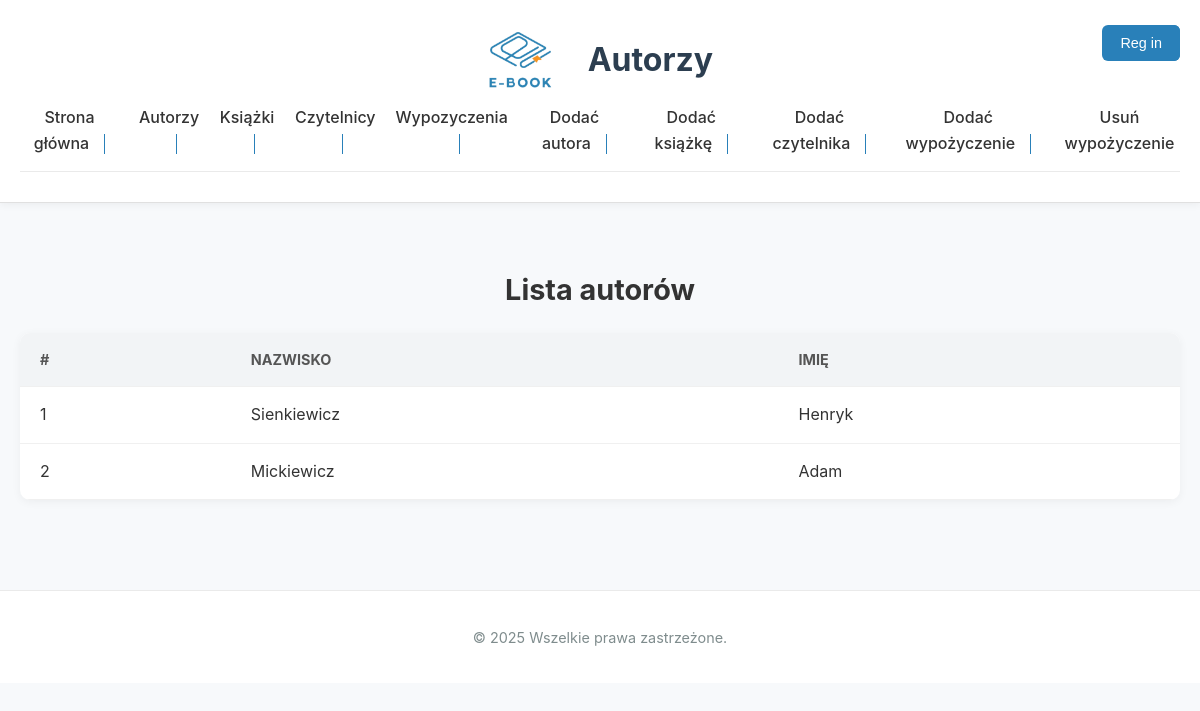
The page /Main/autorzy.php on the database its author committed.
### tables this page shows
CREATE TABLE autor (
    id INT AUTO_INCREMENT PRIMARY KEY,
    nazwisko VARCHAR(100) NOT NULL,
    imie VARCHAR(100) NOT NULL
);

### Main/autorzy.php (the view, shortened to what this page needs)
<?php include 'baza.php'; ?>
<!DOCTYPE html>
<html lang="pl">
<head>
    <link rel="stylesheet" href="style.css">
</head>
<body>
    <header>
        <div class="header-container">
            <img src="../logo.png" alt="Logo" class="logo">
            <h1>Autorzy</h1>
            <?php include 'buttonLogOutInReg.php'; ?>
        </div>
        <?php include 'navigation.php'; ?>
    </header>
    <main>
        <h2>Lista autorów</h2>
        <table>
            <thead>
                <tr>
                    <th>#</th>
                    <th>Nazwisko</th>
                    <th>Imię</th>
                </tr>
            </thead>
            <tbody>
                <?php
                $result = $conn->query("SELECT * FROM autor");
                if ($result->num_rows > 0) {
                    while ($row = $result->fetch_assoc()) {
                        echo "<tr>
                                <td>" . htmlspecialchars($row['id']) . "</td>
                                <td>" . htmlspecialchars($row['nazwisko']) . "</td>
                                <td>" . htmlspecialchars($row['imie']) . "</td>
                              </tr>";
                    }
                } else {
                    echo "<tr><td colspan='3'>Немає записів</td></tr>";
                }
                ?>
            </tbody>
        </table>
    </main>
    <footer>
        <p>© 2025 Wszelkie prawa zastrzeżone.</p>
    </footer>
</body>
</html>

### Main/style.css (style rules this page uses)
* { box-sizing: border-box; }
body { font-family: 'Inter', 'Open Sans', 'Poppins', sans-serif; margin: 0; padding: 0; background-color: #f7f9fb; color: #333; line-height: 1.6; }
header { background-color: #ffffff; padding: 30px 20px; text-align: center; box-shadow: 0 2px 8px rgba(0, 0, 0, 0.05); border-bottom: 1px solid #e0e0e0; }
main h2 { text-align: center; font-size: 1.8rem; margin-bottom: 20px; }
header h1 { margin: 0; font-size: 2rem; color: #2c3e50; }
.header-container { display: flex; justify-content: center; align-items: center; gap: 20px; padding: 0 20px; }
.logo { height: 60px; margin-right: 15px; }
main { padding: 40px 20px; max-width: 1200px; margin: auto; }
table { width: 100%; border-collapse: collapse; background-color: #fff; border-radius: 10px; overflow: hidden; box-shadow: 0 2px 10px rgba(0, 0, 0, 0.05); }
table th, table td { padding: 15px 20px; border-bottom: 1px solid #f0f0f0; text-align: left; }
table th { background-color: #f2f4f6; color: #555; font-size: 0.9rem; text-transform: uppercase; }
footer { background-color: #ffffff; color: #7f8c8d; text-align: center; padding: 20px; font-size: 0.9rem; border-top: 1px solid #eaeaea; margin-top: 50px; }

### rows shown on the page
autor: id "1", nazwisko "Sienkiewicz", imie "Henryk"
autor: id "2", nazwisko "Mickiewicz", imie "Adam"
